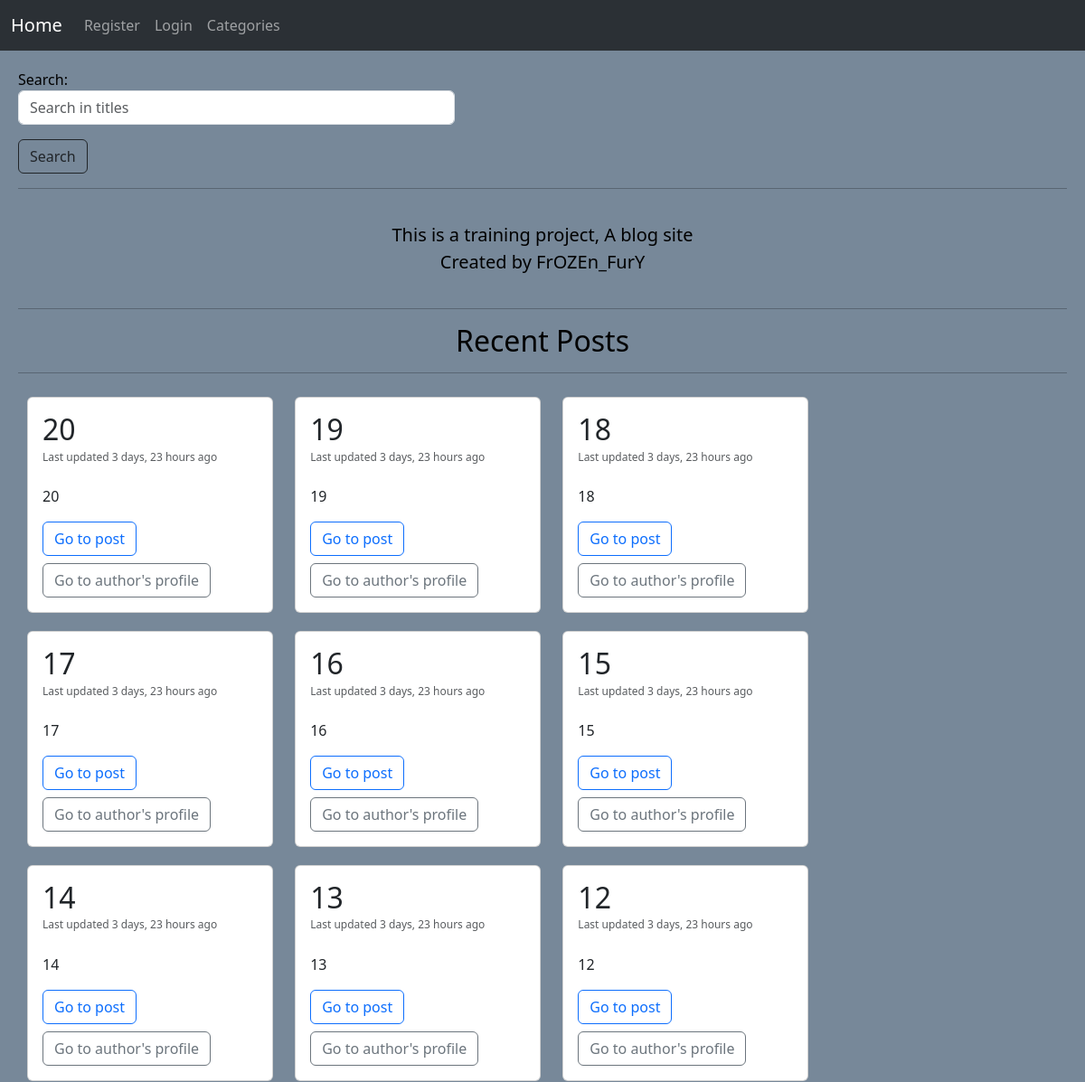
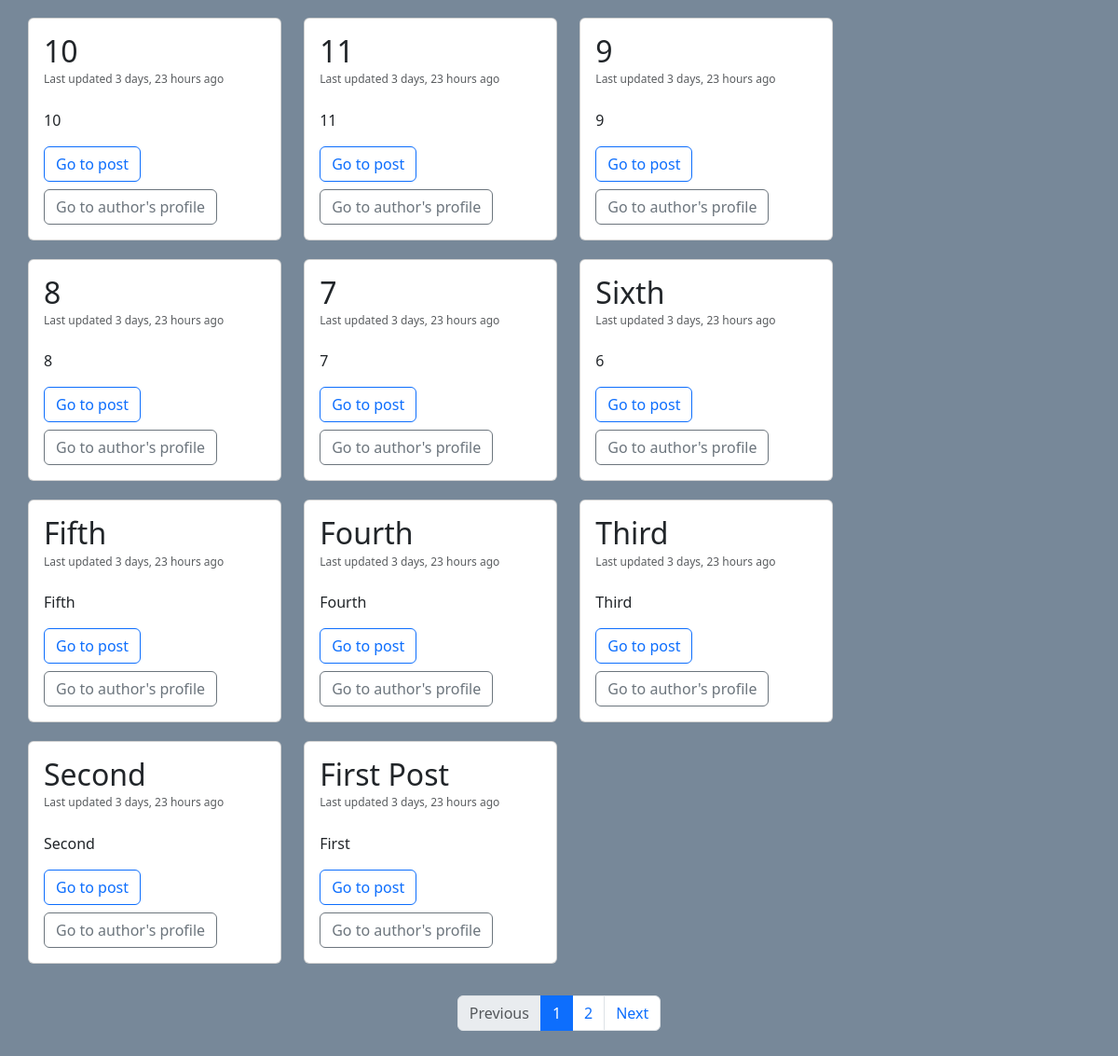
/, run on an earlier commit of the app's database (2 pictures, top to bottom).
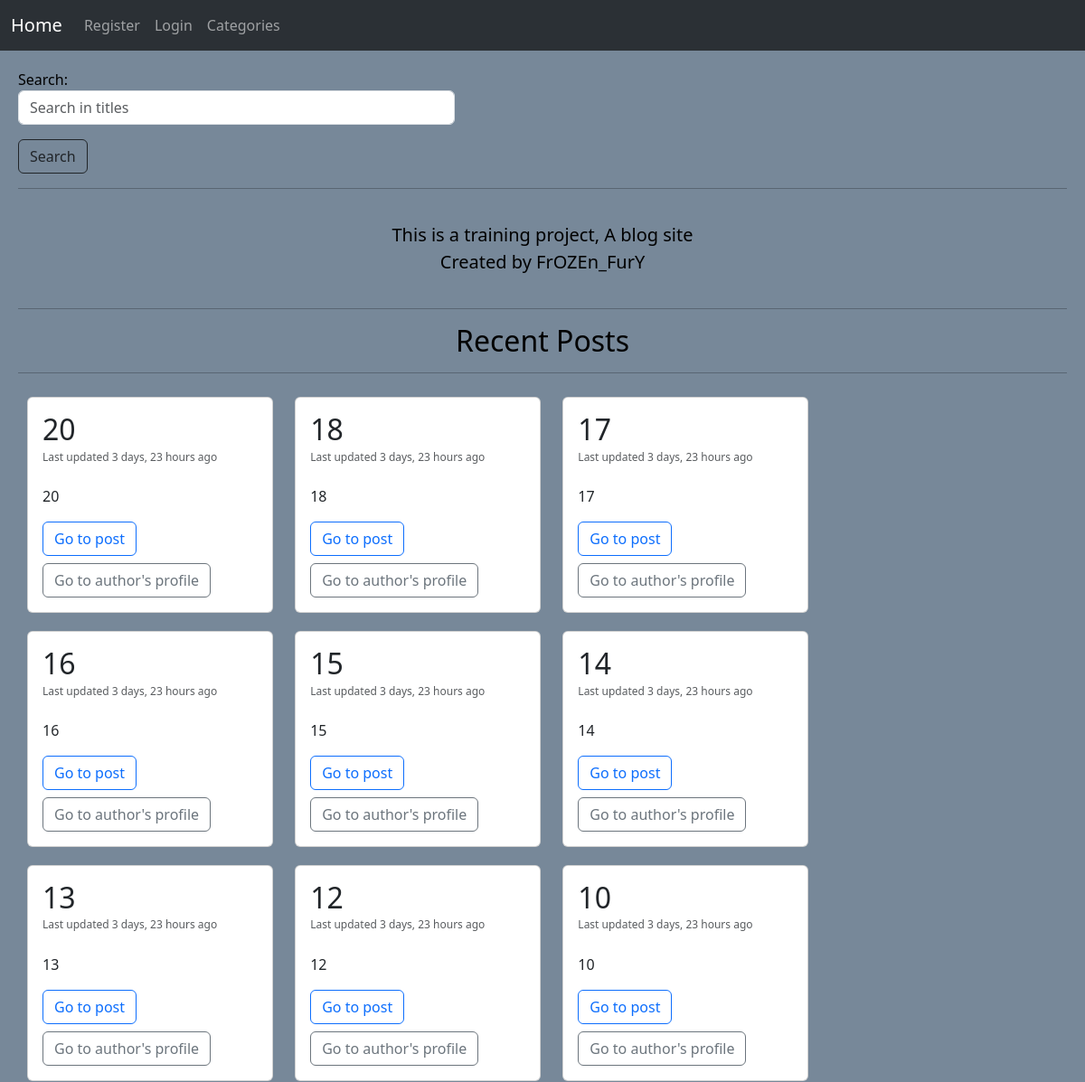
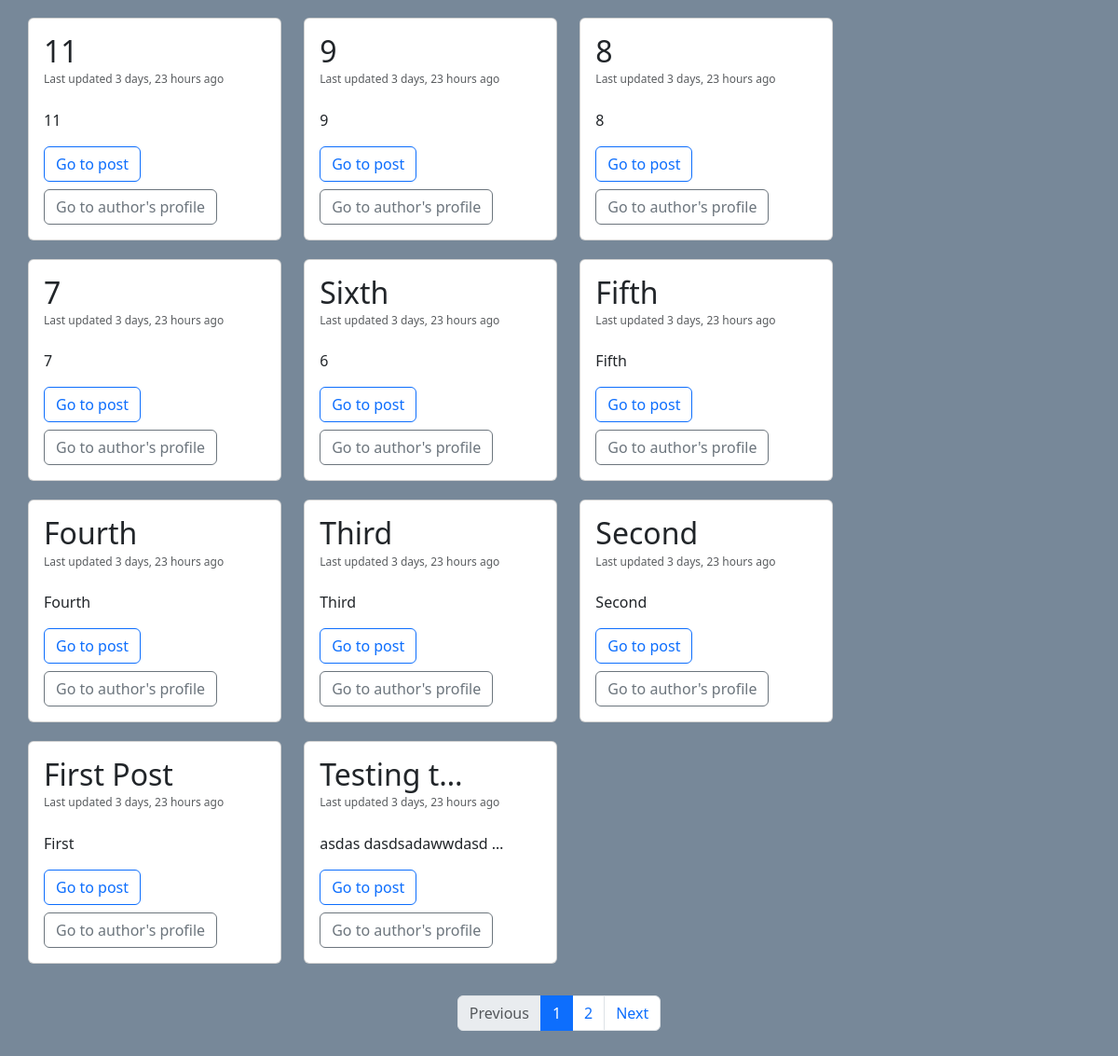
And on a later commit of the database (2 pictures, top to bottom).
### Posts/models.py (models this page shows, shortened)
class PostModel(models.Model):
    category = models.ForeignKey(
        CategoryModel,
        on_delete=models.CASCADE,
        related_name='category_posts',
        default=None
    )
    author = models.ForeignKey(
        User,
        on_delete=models.CASCADE,
        related_name='author_posts'
    )
    title = models.CharField(
        max_length=75,
        unique=True
    )
    slug = models.SlugField(
        max_length=150,
        unique=True,
        allow_unicode=True
    )
    body = RichTextUploadingField()
    date_created = models.DateTimeField(
        auto_now_add=True
    )
    date_updated = models.DateTimeField(
        auto_now=True
    )
    def get_absolute_url(self):
        return reverse_lazy('Posts:PostDetail', args=(self.category.slug, self.slug))
    class Meta:
        verbose_name = 'Post'
        verbose_name_plural = 'Posts'
        ordering = ('-date_created', '-date_updated')

### Home/views.py (the view)
# urls.py: path('', views.HomeView.as_view(), name='Home'),
class HomeView(View):
    template_name = 'Home/Home.html'
    form_class = SearchForm
    def get(self, request):
        form = self.form_class
        search = request.GET.get('search', None)
        if search:
            posts = PostModel.objects.filter(title__contains=search)
        else:
            posts = PostModel.objects.all()
        posts_pages = Paginator(posts, 20)
        page_number = int(request.GET.get('page', 1))
        if page_number < 1 or page_number > posts_pages.num_pages:
            messages.warning(request, _("The requested page does not exists"), 'danger')
            return redirect('Home:Home')
        return render(request, self.template_name, {
            'posts': posts_pages.page(page_number),
            'form': form,
        })

### Home/Templates/Home/Home.html (shortened to what this page needs)
{% extends 'Base.html' %}
{% block Body %}
	<form action="" method="get" class="col-md-5">
		{{ form.as_p }}
		<input class="btn btn-outline-dark" type="submit" value="Search" />
	</form>
	{% if posts.number == 1 %}
		<hr/>
			<p>
				This is a training project, A blog site<br/>
				Created by FrOZEn_FurY
			</p>
		<hr/>
	{% else %}
		<br/>
	{% endif %}
	<h2 style="text-align: center;">Recent Posts</h2>
	<hr/>
		{% for post in posts %}
			<div class="card" style="width: 17rem; display: inline-block; margin: 10px;" id="Post">
				<div class="card-body">
					<h2 class="card-title">{{ post.title|truncatechars:10 }}</h2>
					<h4 class="card-subtitle mb-4 text-body-secondary" style="font-size: 12px;">Last updated {{ post.date_updated|timesince }} ago</h4>
					<p class="card-text">{{ post.body|truncatechars:25|safe }}</p>
					<a class="card-link btn btn-outline-primary mb-2" href="{{ post.get_absolute_url }}">
						Go to post
					</a><br/>
					<a class="card-link btn btn-outline-secondary" href="{% url 'accounts:Profile' post.author.username %}">
						Go to author's profile
					</a>
				</div>
			</div>
		{% empty %}
			<h3>No posts submitted so far</h3>
		{% endfor %}
	<nav class="mt-4" aria-label="...">
        <ul class="pagination justify-content-center">
            <li class="page-item {% if not posts.has_previous %} disabled {% endif %}">
                <a class="page-link"
                   href="{% url 'Home:Home' %}?page={% if posts.has_previous %}{{ posts.previous_page_number }}{% else %}1{% endif %}">
	                Previous
                </a>
            </li>
            {% for pages in posts.paginator.page_range %}
	            <li class="page-item {% if posts.number == pages %} active {% endif %}" aria-current="page">
	                <a class="page-link" href="{% url 'Home:Home' %}?page={{ pages }}">{{ pages }}</a>
	            </li>
	        {% endfor %}
            <li class="page-item {% if not posts.has_next %} disabled {% endif %}">
                <a class="page-link"
                   href="{% url 'Home:Home' %}?page={% if posts.has_next %}{{ posts.next_page_number }}{% else %}{{ posts.number }}{% endif %}">
	                Next
                </a>
            </li>
        </ul>
	</nav>
{% endblock %}

What changed in the data, as far as the page shows it:
removed PostModel: title "19", date_updated "3 days, 23 hours", body "19"
now on this page (row unchanged): PostModel: title "Testing t…", date_updated "3 days, 23 hours", body "asdas dasdsadawwdasd …"
